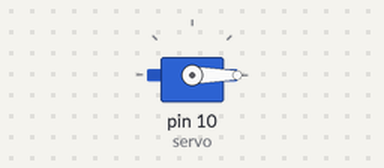
Simulated run of this sketch. Board: Arduino Uno, built with avr-gcc and run on an emulated ATmega328P. Shown: servo.

Above: at 0.05 s.
At 3.25 s:
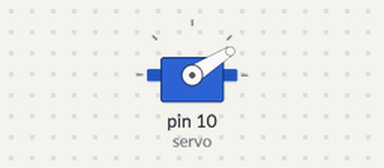
At 5.05 s:
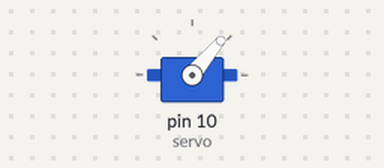
At 10.1 s:
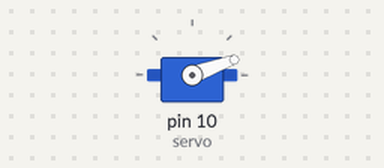
Timing chart, 0 to 15.6 s (numbered marks = the images above):
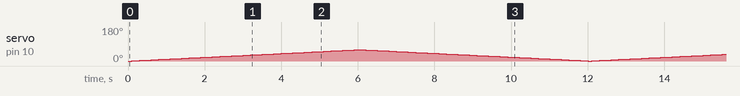

The sketch:

GhostCAM.ino
```cpp
#include <Servo.h>

Servo servo;

int pos = 0;

void setup()
{
  servo.attach(10);
}


void loop()
{
  for(pos = 0; pos < 60; pos += 1)
  {
    servo.write(pos);
    delay(100);
  }
  for(pos =60; pos>=1; pos-=1)
  {
    servo.write(pos);
    delay(100);
  }
}
```
